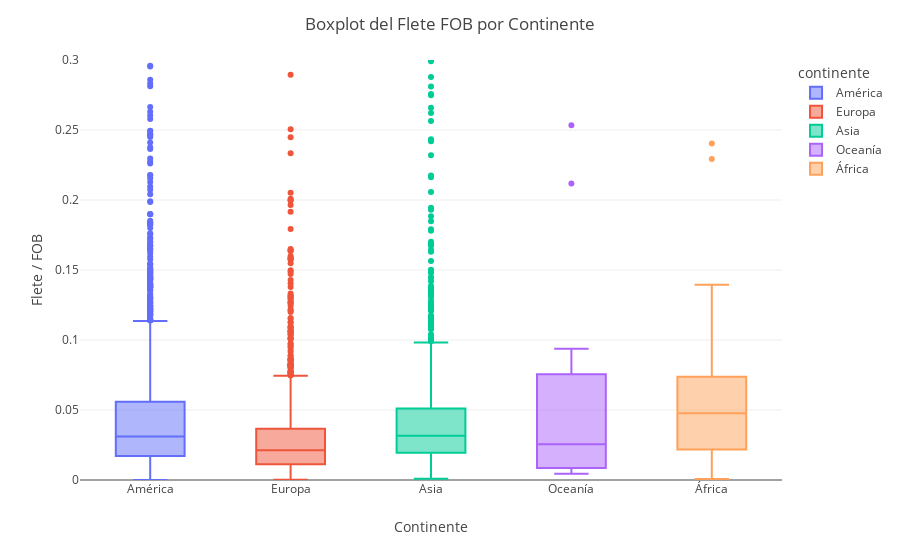

Write notebook code for a chart like this one.
### Code cell
import pandas as pd
import plotly.express as px

def boxplot():
    df_plot = df.copy()
    df_plot = calculos(df_plot)
    df_plot = df_plot[(df_plot["fob(u$s)"] >= 1_000_000)&(df_plot.continente != "Indeterminado")&
                      (df.pais_descri != "Argentina")]
    
    # Crea el gráfico de boxplot utilizando Plotly Express
    fig = px.box(df_plot, x="continente", y="fle_fob",color="continente", hover_data=["ncm", "ncm_descri","pais_descri"])
    fig.update_yaxes(range=[0,0.3])
    # Personaliza el gráfico
    fig.update_layout(
        title="Boxplot del Flete FOB por Continente",
        xaxis_title="Continente",
        yaxis_title="Flete / FOB",
        template = None
    )
    
    # Muestra el gráfico
    fig.show()

boxplot()

### Figure 1 — Plotly figure (JSON) as saved in the notebook; plotly's stock layout.template omitted (floating-point values rounded to 4 significant figures; data arrays with more than 128 entries replaced by an {"elided": "..."} marker saying what was removed)
{"data": [{"alignmentgroup": "True", "customdata": {"elided": "2051x3 str values"}, "hovertemplate": "continente=%{x}<br>fle_fob=%{y}<br>ncm=%{customdata[0]}<br>ncm_descri=%{customdata[1]}<br>pais_descri=%{customdata[2]}<extra></extra>", "legendgroup": "América", "marker": {"color": "#636efa"}, "name": "América", "notched": false, "offsetgroup": "América", "orientation": "v", "showlegend": true, "type": "box", "x": {"elided": "2051 str values"}, "x0": " ", "xaxis": "x", "y": {"elided": "2051 float values"}, "y0": " ", "yaxis": "y"}, {"alignmentgroup": "True", "customdata": {"elided": "1639x3 str values"}, "hovertemplate": "continente=%{x}<br>fle_fob=%{y}<br>ncm=%{customdata[0]}<br>ncm_descri=%{customdata[1]}<br>pais_descri=%{customdata[2]}<extra></extra>", "legendgroup": "Europa", "marker": {"color": "#EF553B"}, "name": "Europa", "notched": false, "offsetgroup": "Europa", "orientation": "v", "showlegend": true, "type": "box", "x": {"elided": "1639 str values"}, "x0": " ", "xaxis": "x", "y": {"elided": "1639 float values"}, "y0": " ", "yaxis": "y"}, {"alignmentgroup": "True", "customdata": {"elided": "1892x3 str values"}, "hovertemplate": "continente=%{x}<br>fle_fob=%{y}<br>ncm=%{customdata[0]}<br>ncm_descri=%{customdata[1]}<br>pais_descri=%{customdata[2]}<extra></extra>", "legendgroup": "Asia", "marker": {"color": "#00cc96"}, "name": "Asia", "notched": false, "offsetgroup": "Asia", "orientation": "v", "showlegend": true, "type": "box", "x": {"elided": "1892 str values"}, "x0": " ", "xaxis": "x", "y": {"elided": "1892 float values"}, "y0": " ", "yaxis": "y"}, {"alignmentgroup": "True", "customdata": [["11071010", "Malta s/tostar,entera o partida", "Australia"], ["12092100", "Semilla de alfalfa p/siembra", "Australia"], ["17021900", "Lactosa y jarabe de lactosa ncop.", "Australia"], ["26140090", "Minerales de titanio y sus concentrados,excluida ilmenita", "Australia"], ["27011200", "Hulla bituminosa s/aglomerar", "Australia"], ["28182010", "Alumina calcinada", "Australia"], ["28371100", "Cianuro y oxicianuro de sodio", "Australia"], ["32061119", "Pigmentos de dioxido de titanio,c/contenido >=80%,tipo rutilo,ncop.", "Australia"], ["48193000", "Bolsas de papel,carton,guata o napa de fibras de celulosa,c/ ancho >= a 40cm.en la base", "Nueva Zelandia"], ["75021090", "Niquel s/alear,excluido catodos", "Australia"], ["87054000", "Camiones-hormigonera", "Australia"], ["90192090", "Aparatos de ozonoterapia y aparatos de terapia respiratoria,ncop.", "Australia"], ["90214000", "Audifonos,excluidos sus partes y accesorios", "Australia"], ["90219092", "Partes y accesorios de audifonos", "Australia"]], "hovertemplate": "continente=%{x}<br>fle_fob=%{y}<br>ncm=%{customdata[0]}<br>ncm_descri=%{customdata[1]}<br>pais_descri=%{customdata[2]}<extra></extra>", "legendgroup": "Oceanía", "marker": {"color": "#ab63fa"}, "name": "Oceanía", "notched": false, "offsetgroup": "Oceanía", "orientation": "v", "showlegend": true, "type": "box", "x": ["Oceanía", "Oceanía", "Oceanía", "Oceanía", "Oceanía", "Oceanía", "Oceanía", "Oceanía", "Oceanía", "Oceanía", "Oceanía", "Oceanía", "Oceanía", "Oceanía"], "x0": " ", "xaxis": "x", "y": [0.2533, 0.02493, 0.02608, 0.09375, 0.07557, 0.04242, 0.2117, 0.02272, 0.06977, 0.004536, 0.01776, 0.008587, 0.004644, 0.005906], "y0": " ", "yaxis": "y"}, {"alignmentgroup": "True", "customdata": {"elided": "46x3 str values"}, "hovertemplate": "continente=%{x}<br>fle_fob=%{y}<br>ncm=%{customdata[0]}<br>ncm_descri=%{customdata[1]}<br>pais_descri=%{customdata[2]}<extra></extra>", "legendgroup": "África", "marker": {"color": "#FFA15A"}, "name": "África", "notched": false, "offsetgroup": "África", "orientation": "v", "showlegend": true, "type": "box", "x": ["África", "África", "África", "África", "África", "África", "África", "África", "África", "África", "África", "África", "África", "África", "África", "África", "África", "África", "África", "África", "África", "África", "África", "África", "África", "África", "África", "África", "África", "África", "África", "África", "África", "África", "África", "África", "África", "África", "África", "África", "África", "África", "África", "África", "África", "África"], "x0": " ", "xaxis": "x", "y": [0.2403, 0.08218, 0.02837, 0.04848, 0.0188, 0.06547, 0.03652, 0.2294, 0.06697, 0.01876, 0.09469, 0.1158, 0.135, 0.08565, 0.07377, 0.08176, 0.05882, 0.1394, 0.05182, 0.0929, 0.03137, 0.04703, 0.06411, 0.02182, 0.00077, 0.004605, 0.02083, 0.02186, 0.1022, 0.06809, 0.01506, 0.04345, 0.01458, 0.007422, 0.008916, 0.01938, 0.005676, 0.02737, 0.03724, 0.07205, 0.07219, 0.02933, 0.02278, 0.06243, 0.06221, 0.02228], "y0": " ", "yaxis": "y"}], "layout": {"boxmode": "overlay", "legend": {"title": {"text": "continente"}, "tracegroupgap": 0}, "margin": {"t": 60}, "title": {"text": "Boxplot del Flete FOB por Continente"}, "xaxis": {"anchor": "y", "categoryarray": ["América", "Europa", "Asia", "Oceanía", "África"], "categoryorder": "array", "domain": [0, 1], "title": {"text": "Continente"}}, "yaxis": {"anchor": "x", "domain": [0, 1], "range": [0, 0.3], "title": {"text": "Flete / FOB"}}}}
